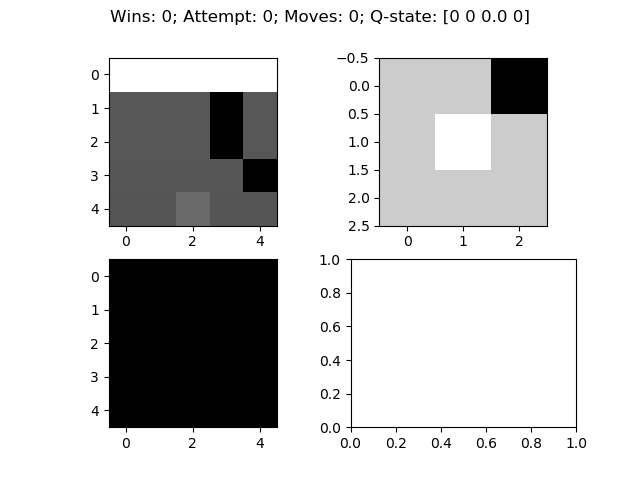
#> input picture Frogger Examples/0_0.png, 640 x 480 px
$ python -i edgeDetector.py   (imports and definitions only)
#> lines starting #> are read from the running program, lines starting #| are printed output that depends on the picture
#> further down, picture is the input picture: shape (480, 640); min 0, max 255, mean 207.5
import numpy as np
from PIL import Image
from matplotlib import pyplot as plt
from scipy.ndimage import gaussian_filter
from scipy.ndimage.filters import convolve
from skimage.filters import threshold_mean
from math import atan

#TODO: clean up

Gx_filter = np.array([[1,0,-1],[2,0,-2],[1,0,-1]])
Gy_filter = np.array([[1,2,1],[0,0,0],[-1,-2,-1]])
laplace_filter = np.array([[0,-1,0],[-1,4,-1],[0,-1,0]])
laplace_filter_diag = np.array([[-1,-1,-1],[-1,8,-1],[-1,-1,-1]])

filename = 'C:\\Users\\Nick Nagy\\Desktop\\Cute-Beagle-Dog-Pictures-1024x768.jpg'#'D:\\upResNet\\temp\\training\\test.jpg'

threshold = 225

# [9 lines of commented-out code are left out]

def get_threshold(img):
    return img > threshold #threshold_mean(img)

def sobel_detection(img):
    img_gauss = gaussian_filter(img, sigma=1.4)
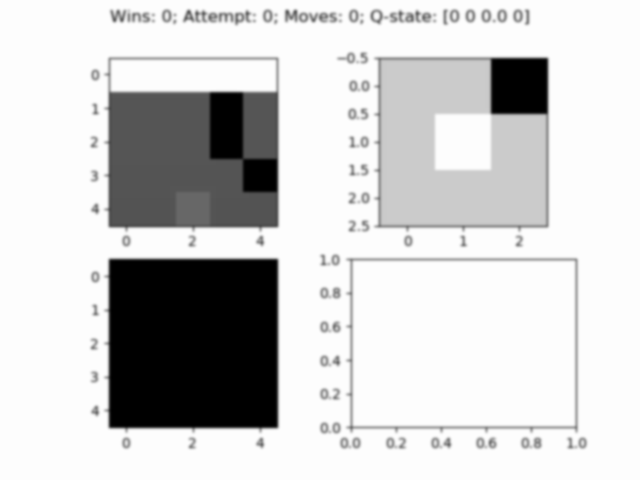
#> img_gauss: shape (480, 640); min 0, max 253, mean 205.9
    return np.add(convolve(img_gauss, Gx_filter), convolve(img_gauss, Gy_filter))
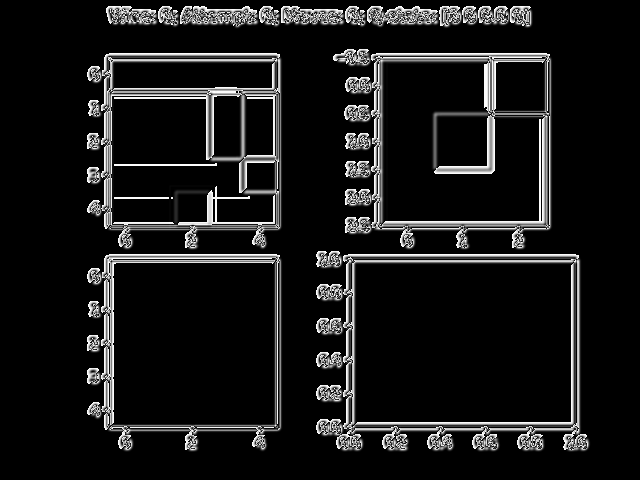
#> returned value: shape (480, 640); min 0, max 254, mean 23.9

# [79 lines left out: functions laplace_detection, canny_detection, display_all, not called in this run]

>>> import cv2
>>> picture = cv2.imread('Frogger Examples/0_0.png', cv2.IMREAD_GRAYSCALE)
>>> result = sobel_detection(picture)

$ run again, on Frogger Examples/0_2.png
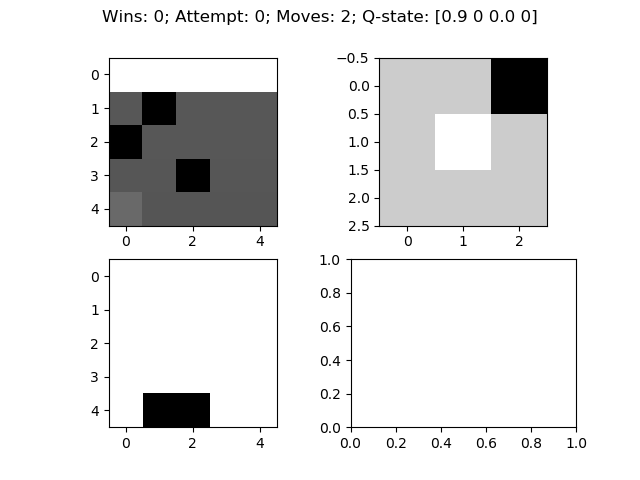
#> input picture Frogger Examples/0_2.png, 640 x 480 px
#> picture is the input picture: shape (480, 640); min 0, max 255, mean 228.7
#> in sobel_detection, `img_gauss = gaussian_filter(img, sigma=1.4)`:
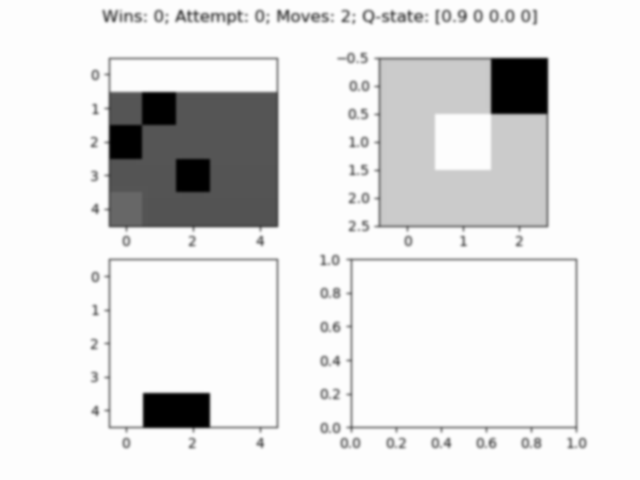
#> img_gauss: shape (480, 640); min 0, max 253, mean 226.9
#> in sobel_detection, `return np.add(convolve(img_gauss, Gx_filter), convolve(img_gauss, Gy_f..`:
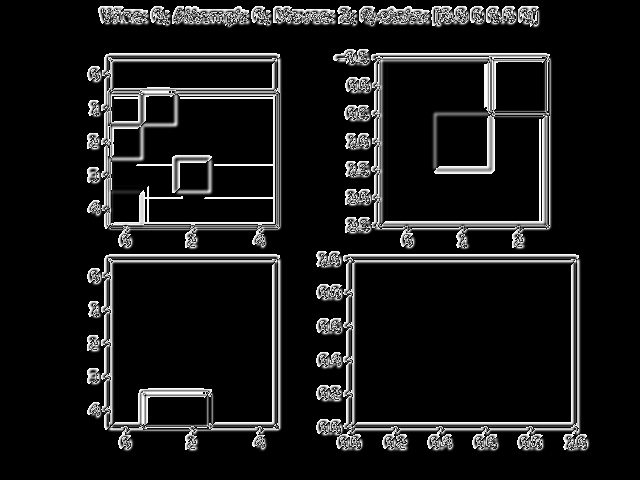
#> returned value: shape (480, 640); min 0, max 254, mean 24.9

$ run again, on Frogger Examples/0_7.png
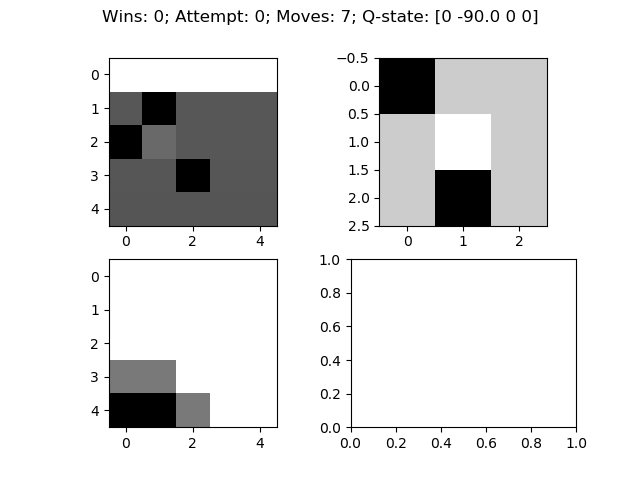
#> input picture Frogger Examples/0_7.png, 640 x 480 px
#> picture is the input picture: shape (480, 640); min 0, max 255, mean 225.2
#> in sobel_detection, `img_gauss = gaussian_filter(img, sigma=1.4)`:
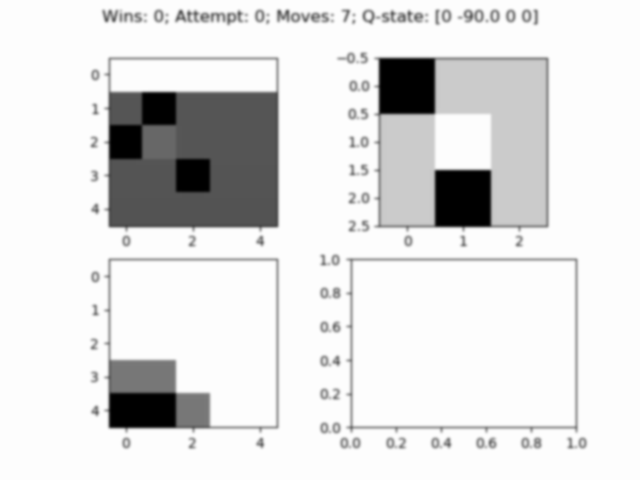
#> img_gauss: shape (480, 640); min 0, max 253, mean 223.4
#> in sobel_detection, `return np.add(convolve(img_gauss, Gx_filter), convolve(img_gauss, Gy_f..`:
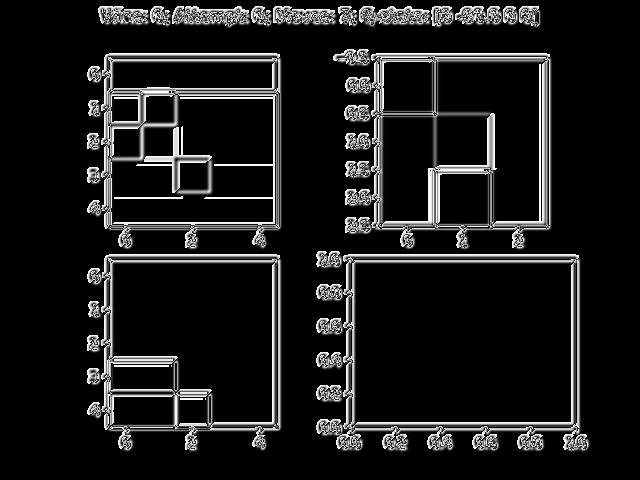
#> returned value: shape (480, 640); min 0, max 254, mean 25.9
